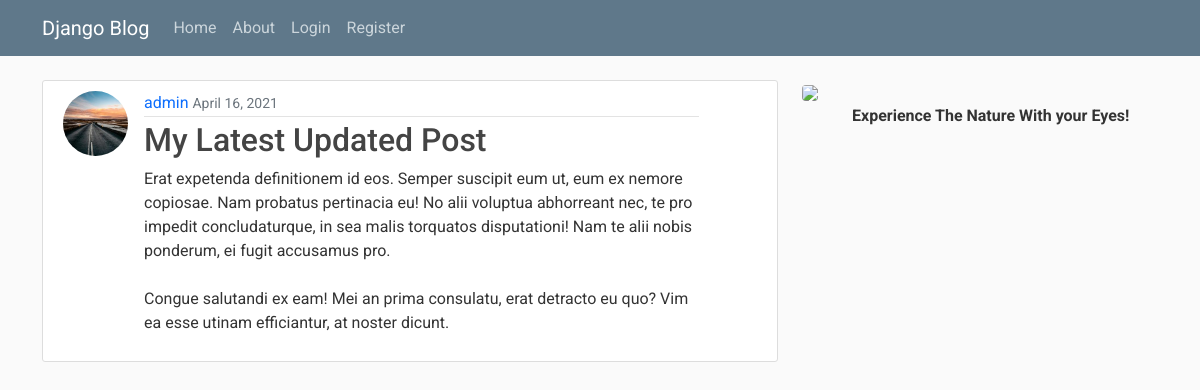
Screenshot of /post/28/ with the database file from the repository.
### blog/models.py (models this page shows, shortened)
class Post(models.Model):
    title = models.CharField(max_length=100)
    content = models.TextField()
    date_posted = models.DateTimeField(default=timezone.now)
    author = models.ForeignKey(User, on_delete=models.CASCADE)

### user/models.py (models this page shows, shortened)
class Profile(models.Model):
    user = models.OneToOneField(User, on_delete=models.CASCADE)
    image = models.ImageField(upload_to='profile_pics', default="default.jpg")

### blog/views.py (the view)
# urls.py: path('post/<int:pk>/', PostDetailView.as_view(), name="post-detail"),
class PostDetailView(DetailView):
    model = Post

### blog/templates/blog/post_detail.html (shortened to what this page needs)
{% extends "blog/base.html" %} {% block content %}
<article class="media content-section">
  <img
    class="rounded-circle article-img"
    src="{{ object.author.profile.image.url }}"
  />
  <div class="media-body">
    <div class="article-metadata">
      <a class="mr-2" href="{% url 'user-posts' object.author.username %}"
        >{{ object.author }}</a
      >
      <small class="text-muted">{{ object.date_posted| date:"F d, Y" }}</small>
    </div>
    <h2 class="article-title">{{ object.title }}</h2>
    <p class="article-content">{{ object.content }}</p>
  </div>
</article>
{% endblock content %}

### blog/static/blog/main.css (style rules this page uses)
body { background: #fafafa; color: #333333; margin-top: 5rem; }
h1, h2, h3, h4, h5, h6 { color: #444444; }
.content-section { background: #ffffff; padding: 10px 20px; border: 1px solid #dddddd; border-radius: 3px; margin-bottom: 20px; }
.article-title { color: #444444; }
.article-content { white-space: pre-line; }
.article-img { height: 65px; width: 65px; margin-right: 16px; }
.article-metadata { padding-bottom: 1px; margin-bottom: 4px; border-bottom: 1px solid #e3e3e3; }

### blog/templates/blog/post_detail.html (style rules this page uses)
.media { display: flex; }
.media-body { width: 80%; }
a { text-decoration: none; }

### blog/templates/blog/base.html (style rules this page uses)
* { font-family: 'Roboto', sans-serif; }
img { object-fit: cover; border-radius: 4px; }

### rows the page displays
Post: author.profile.image (picture), author "admin", date_posted "April 16, 2021", title "My Latest Updated Post", content "Erat expetenda definitionem id eos. Semper suscipit eum ut, eum ex nemore copiosae. Nam probatus pertinacia eu! No alii voluptua abhorreant nec, te pro impedit concludaturque, in sea malis torquatos disputationi! Nam te alii nobis ponderum, ei fugit accusamus pro. Congue salutandi ex eam! Mei an prima consulatu, erat detracto eu quo? Vim ea esse utinam efficiantur, at noster dicunt."
